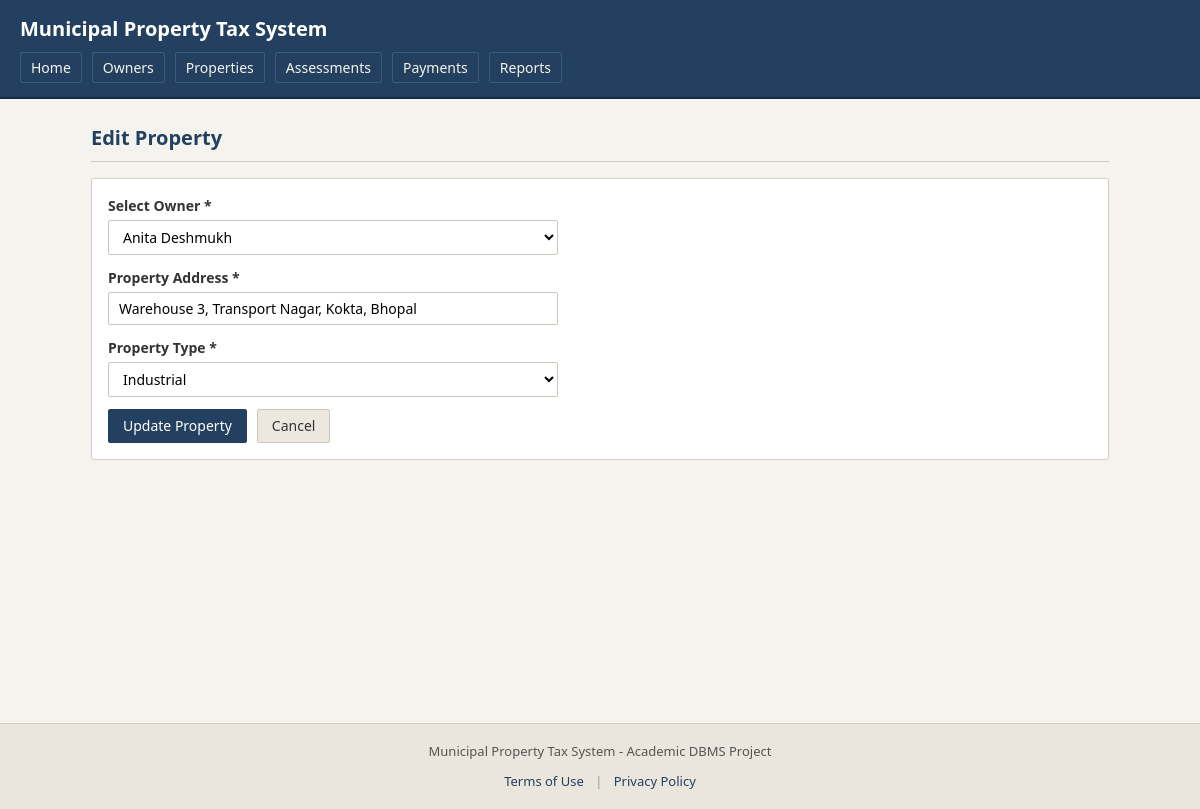
Screenshot of /property_edit.php?id=14 with the database file from the repository.
### tables this page shows
CREATE TABLE Properties (
    property_id INT AUTO_INCREMENT PRIMARY KEY,
    owner_id INT NOT NULL,
    property_address VARCHAR(255) NOT NULL,
    property_type VARCHAR(30) NOT NULL,
    FOREIGN KEY (owner_id) REFERENCES PropertyOwners(owner_id)
);

CREATE TABLE PropertyOwners (
    owner_id INT AUTO_INCREMENT PRIMARY KEY,
    owner_name VARCHAR(100) NOT NULL,
    phone CHAR(10) NOT NULL,
    email VARCHAR(100)
);

### property_edit.php (the view, shortened to what this page needs)
<?php
include 'includes/db.php';
$allowed_types = ['Residential', 'Commercial', 'Industrial', 'Agricultural'];
$id = isset($_GET['id']) ? (int)$_GET['id'] : 0;
$sql = "SELECT * FROM Properties WHERE property_id = ?";
$stmt = mysqli_prepare($con, $sql);
mysqli_stmt_bind_param($stmt, "i", $id);
mysqli_stmt_execute($stmt);
$result = mysqli_stmt_get_result($stmt);
$property = mysqli_fetch_assoc($result);
$owners_sql = "SELECT owner_id, owner_name FROM PropertyOwners ORDER BY owner_name ASC";
$owners_result = mysqli_query($con, $owners_sql);
include 'includes/header.php';
?>
<h1 class="page-title">Edit Property</h1>
<div class="card-box">
    <form method="POST" action="property_edit.php?id=<?php echo $id; ?>">
        <div class="form-group">
            <label for="owner_id">Select Owner *</label>
            <select id="owner_id" name="owner_id" class="form-control" required>
                <?php while ($o = mysqli_fetch_assoc($owners_result)): ?>
                    <option value="<?php echo (int)$o['owner_id']; ?>" <?php if ((int)$property['owner_id'] === (int)$o['owner_id']) echo 'selected'; ?>>
                        <?php echo htmlspecialchars($o['owner_name']); ?>
                    </option>
                <?php endwhile; ?>
            </select>
        </div>
        <div class="form-group">
            <label for="property_address">Property Address *</label>
            <input type="text" id="property_address" name="property_address" class="form-control" required maxlength="255" value="<?php echo htmlspecialchars($property['property_address']); ?>">
        </div>
        <div class="form-group">
            <label for="property_type">Property Type *</label>
            <select id="property_type" name="property_type" class="form-control" required>
                <?php foreach ($allowed_types as $t): ?>
                    <option value="<?php echo htmlspecialchars($t); ?>" <?php if ($property['property_type'] === $t) echo 'selected'; ?>>
                        <?php echo htmlspecialchars($t); ?>
                    </option>
                <?php endforeach; ?>
            </select>
        </div>
        <div class="confirm-actions">
            <button type="submit" class="btn">Update Property</button>
            <a href="properties.php" class="btn btn-secondary">Cancel</a>
        </div>
    </form>
</div>
<?php
include 'includes/footer.php';
?>

### css/style.css (style rules this page uses)
* { box-sizing: border-box; margin: 0; padding: 0; }
body { background-color: #f5f3ee; color: #222222; font-family: 'Source Sans 3', 'Noto Sans', Arial, sans-serif; font-size: 15px; line-height: 1.5; }
.page-title { font-size: 20px; color: #234060; margin-bottom: 16px; border-bottom: 1px solid #d5d0c5; padding-bottom: 8px; }
.card-box { background-color: #ffffff; border: 1px solid #d5d0c5; border-radius: 2px; padding: 16px; margin-bottom: 20px; }
.form-group { margin-bottom: 12px; }
.form-group label { display: block; font-weight: bold; margin-bottom: 4px; font-size: 14px; color: #333333; }
.form-control { width: 100%; max-width: 450px; padding: 6px 10px; border: 1px solid #ccc7bc; border-radius: 2px; font-size: 14px; background-color: #ffffff; font-family: inherit; }
.btn { display: inline-block; padding: 6px 14px; font-size: 14px; text-decoration: none; border-radius: 2px; border: 1px solid #234060; background-color: #234060; color: #ffffff; cursor: pointer; font-family: inherit; line-height: 1.4; }
.btn-secondary { background-color: #ece8df; color: #333333; border-color: #ccc7bc; }
.confirm-actions { display: flex; gap: 10px; align-items: center; }

### rows the page displays
properties: owner_id "Anita Deshmukh", property_address "Warehouse 3, Transport Nagar, Kokta, Bhopal", property_type "Industrial"
